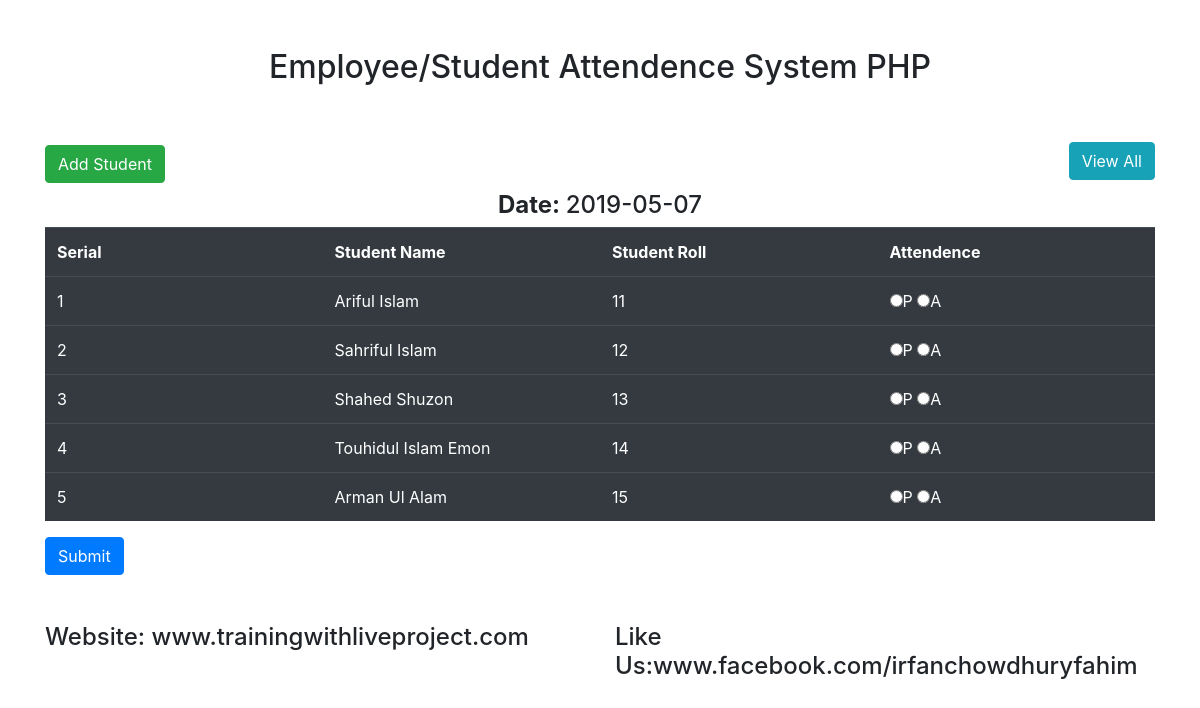
The page / on the database its author committed.
### tables this page shows
CREATE TABLE `tbl_student` (
  `studentId` int(11) NOT NULL,
  `name` varchar(255) NOT NULL,
  `roll` int(11) NOT NULL
);

### lib/Database.php (called while the page is built, shortened)
<?php
class Database{
	public $host   = DB_HOST;
	public $user   = DB_USER;
	public $pass   = DB_PASS;
	public $dbname = DB_NAME;
	public $link;
	private function connectDB(){
	$this->link = new mysqli($this->host, $this->user, $this->pass, $this->dbname);
 }
	public function select($query){
		$result = $this->link->query($query) or die($this->link->error.__LINE__);
		if($result->num_rows > 0){
			return $result;
		} else {
			return false;
		}
	}
}

### class/Student.php (called while the page is built, shortened)
<?php
    $filepath = realpath(dirname(__FILE__));
    include_once ($filepath.'/../lib/Database.php');
class Student
{
    private $db;
    public function __construct()
    {
        $this->db = new Database();
    }
    public function getStudents()
    {
        $query = "SELECT *FROM tbl_student";
        $result = $this->db->select($query);
        return $result;
    }
}
?>

### index.php (the view, shortened to what this page needs)
<?php
    include "inc/header.php" ;
    include "class/Student.php" ;
?>
<?php
    $student = new Student();
    $current_date =date('Y-m-d');
?>
<div class="panel panel-default">
    <div class="row">
        <div class="col-3">
            <h2><a href="add.php" class="btn btn-success">Add Student</a></h2>
        </div>
        <div class="col-3"></div>
        <div class="col-3"></div>
        <div class="col-3">
            <h2><a href="date_view.php" class="btn btn-info" style="float:right">View All</a></h2>
        </div>
    </div>
    <div class="text-center" >
        <h4><strong>Date: </strong> <?php echo  $current_date; ?></h4>
    </div>
    <div class="panel-body">
        <form action="" method="post">
            <table class="table table-dark table-hover">
                <tr>
                  <th width="25%">Serial</th>
                  <th width="25%">Student Name</th>
                  <th width="25%">Student Roll</th>
                  <th width="25%">Attendence</th>
                </tr>
<?php
  $getStudent = $student->getStudents();
  if ($getStudent) {
      $i=0;
      while ($result = $getStudent->fetch_assoc()) {
        $i++;
?>
                <tr>
                  <td><?php echo $i; ?></td>
                  <td><?php echo $result['name']; ?></td>
                  <td><?php echo $result['roll']; ?></td>
                  <td>
                    <input type="radio" name="attend[<?php echo $result['roll']; ?>]" value="present">P
                    <input type="radio" name="attend[<?php echo $result['roll']; ?>]" value="absent">A
                  </td>
                </tr>
<?php } } ?>
            </table>
                   <input class="btn btn-primary" type="submit" name="submit" value="Submit">
        </form>
    </div>
</div>
      <?php include "inc/footer.php" ;?>

### rows shown on the page
tbl_student: name "Ariful Islam", roll "11"
tbl_student: name "Sahriful Islam", roll "12"
tbl_student: name "Shahed Shuzon", roll "13"
tbl_student: name "Touhidul Islam Emon", roll "14"
tbl_student: name "Arman Ul Alam", roll "15"
